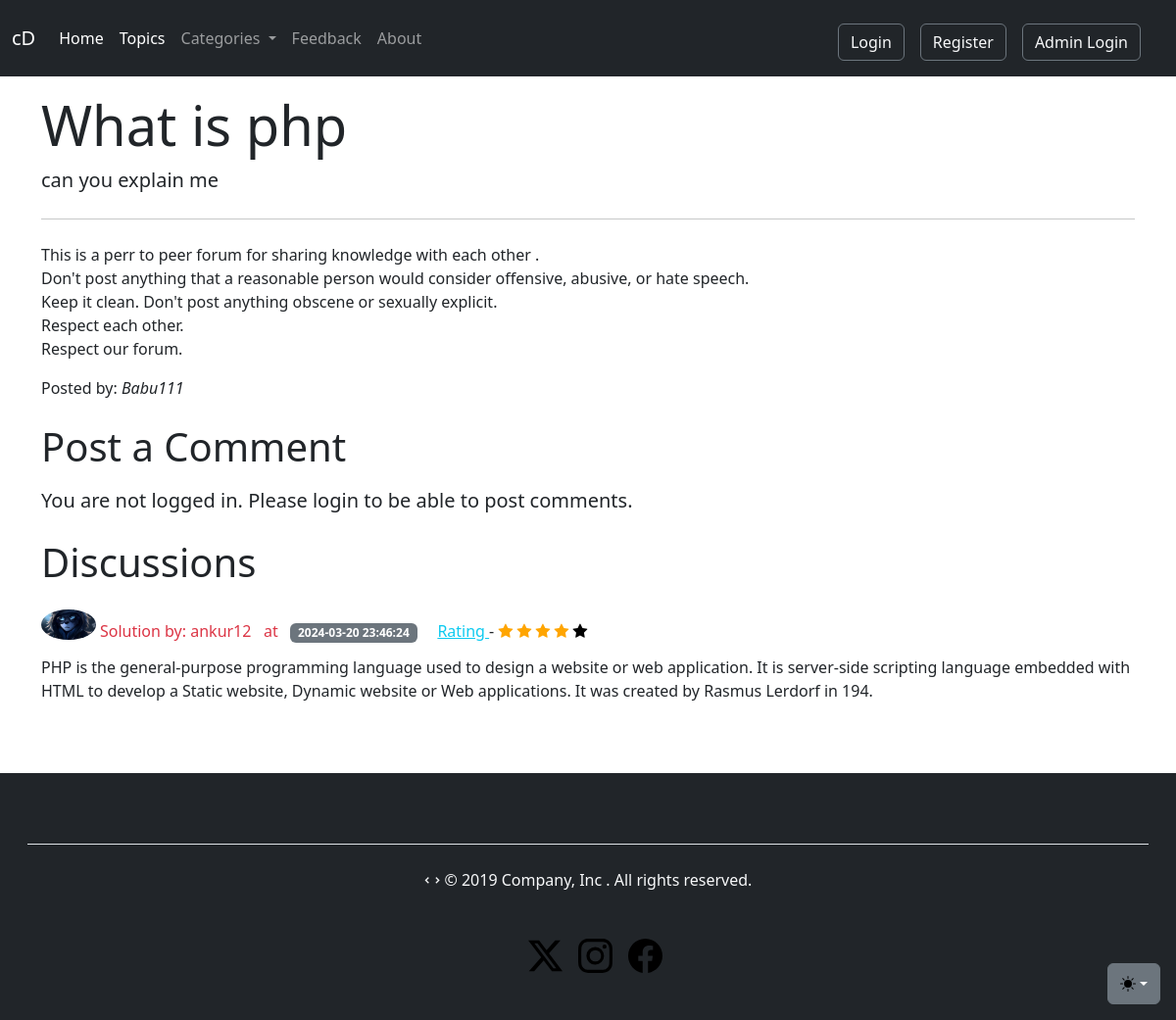
The app's page /thread.php?threadid=1 with its own data.
### tables this page shows
CREATE TABLE `threads` (
  `thread_id` int(11) NOT NULL,
  `thread_title` varchar(255) NOT NULL,
  `thread_desc` text NOT NULL,
  `thread_cat_id` int(11) NOT NULL,
  `thread_user_id` int(11) NOT NULL,
  `timeStamp` datetime NOT NULL DEFAULT current_timestamp()
);

CREATE TABLE `users` (
  `sno` int(11) NOT NULL,
  `user_email` varchar(60) NOT NULL,
  `user_username` varchar(111) NOT NULL,
  `user_pass` varchar(255) NOT NULL,
  `timestamp` datetime NOT NULL DEFAULT current_timestamp(),
  `user_name` varchar(255) NOT NULL,
  `user_img` varchar(100) NOT NULL
);

CREATE TABLE `comments` (
  `comment_id` int(11) NOT NULL,
  `comment_content` text NOT NULL,
  `thread_id` int(25) NOT NULL,
  `comment_by` int(11) NOT NULL,
  `comment_time` datetime NOT NULL DEFAULT current_timestamp(),
  `comment_rating` int(255) NOT NULL
);

### thread.php (the view, shortened to what this page needs)
<!doctype html>
<html lang="en">
<head>
    <link href="https://cdn.jsdelivr.net/npm/remixicon@4.1.0/fonts/remixicon.css" rel="stylesheet" />
    <link href="https://cdn.jsdelivr.net/npm/bootstrap@5.3.2/dist/css/bootstrap.min.css" rel="stylesheet">
    <link rel="stylesheet" href="https://cdnjs.cloudflare.com/ajax/libs/font-awesome/4.7.0/css/font-awesome.min.css">
</head>
<body>
    <?php include("partials/_header.php"); ?>
    <?php
    $id = $_GET['threadid'];
    $sql = "SELECT * FROM `threads` WHERE thread_id =$id;";
    $result = mysqli_query($conn, $sql);
    while ($row = mysqli_fetch_assoc($result)) {
        $title = $row['thread_title'];
        $desc = $row['thread_desc'];
        $thread_user_id = $row['thread_user_id'];
        $sql3 = "SELECT user_username FROM `users` WHERE sno='$thread_user_id'";
        $result3 = mysqli_query($conn, $sql3);
        $row3 = mysqli_fetch_assoc($result3);
        $posted_by  = $row3['user_username'];
    }
    ?>
    <div class="container my-3">
        <div class="jumbotron ">
            <h1 class="display-4"><?php echo $title; ?></h1>
            <p class="lead"><?php echo $desc; ?></p>
            <hr class="my-4">
            <p>This is a perr to peer forum for sharing knowledge with each other . <br>
                Don't post anything that a reasonable person would consider offensive, abusive, or hate speech.<br>
                Keep it clean. Don't post anything obscene or sexually explicit.<br>
                Respect each other.<br>
                Respect our forum.<br>
            </p>
            <p>Posted by:<em> <?php echo $posted_by; ?></em></p>
        </div>
    </div>
    <?php
    if (isset($_SESSION['loggedin']) && $_SESSION['loggedin'] == true) {
        echo'<div class="container">
                <h1 class="py-2">Post a comment</h1>
                <form action="' . $_SERVER['REQUEST_URI'] . '" method="post">
                    <div>
                        <label for="comment">Type your comment</label>
                        <br>
                        <textarea class="form-control" id="comment" name="comment" rows="3" required></textarea>
                    </div>
                    <br>
                    <button type="submit" class="btn btn-success">Comment</button>
                </form>
            </div>';
    } else {
        echo'<div class="container">
                <h1 class="py-2">Post a Comment</h1>
                <p class="lead">You are not logged in. Please login to be able to post comments.</p>
            </div>';
    }
    ?>
    <div class="container">
        <h1 class="py-2">Discussions</h1>
        <?php include("partials/_dbconnect.php"); ?>
        <?php
        $id = $_GET['threadid'];
        $sql = " SELECT * FROM `comments` WHERE thread_id =$id";
        $result = mysqli_query($conn, $sql);
        while ($row = mysqli_fetch_assoc($result)) {
            $content = $row['comment_content'];
            $comment_time = $row['comment_time'];
            $comment_rating = $row['comment_rating'];
            $comment_by = $row['comment_by'];
            $sql2 = "SELECT * FROM `users` WHERE sno='$comment_by'";
            $result2 = mysqli_query($conn, $sql2);
            $row2 = mysqli_fetch_assoc($result2);
            $user_name = $row2['user_username'];
            $pfp = $row2['user_img'];
            echo'<div class="media my-0 py-2">
                    <div class="media-body">
                        <span> <img src="image/'.$pfp.'" width="5%" class="mr-3 rounded-circle mb-3" alt="..."></span>
                        <span class="text-danger my-0 font-weight-bold"> Solution by: '  . $user_name . ' &nbsp; at &nbsp;</span>
                        <span class="badge bg-secondary">' . $comment_time  . ' </span>
                        <span class="">
                            <span class="font-weight-bold"> &nbsp;  &nbsp; <a href="/forumForm/ratingDetails.php" class="link-info">Rating </a> - </span> ';
                            if ($comment_rating>=2) {
                                    for ($ii=1; $ii <=$comment_rating; $ii++) {
                                        echo' <span class="fa fa-star checked"></span>';
                                    }
                                    $uncheck = 5-$comment_rating;
                                    for ($iii=1; $iii <= $uncheck ; $iii++) {
                                            echo' <span class="fa fa-star unchecked"></span>';
                                    }
                            }else{
                                echo' <span class="fa fa-star checked"></span>';
                                for ($i=1; $i <=4 ; $i++) {
                                    echo' <span class="fa fa-star unchecked"></span>';
                                }
                            }
                    echo'</span>
                        <p>' .  $content . '</p>
                    </div>
                </div>';
            echo '<br><br>';
        }
        ?>
    </div>
    <?php include("partials/_footer.php"); ?>
</body>
</html>

### thread.php (style rules this page uses)
.checked { color: orange; }
.unchecked { color: black; }

### records on screen
threads: thread_title "What is php", thread_desc "can you explain me"
users: user_username "Babu111"
comments: users.user_img (picture), users.user_username "ankur12", comment_time "2024-03-20 23:46:24", comment_rating 4 (drawn), comment_content "PHP is the general-purpose programming language used to design a website or web application. It is server-side scripting language embedded with HTML to develop a Static website, Dynamic website or Web applications. It was created by Rasmus Lerdorf in 194."
